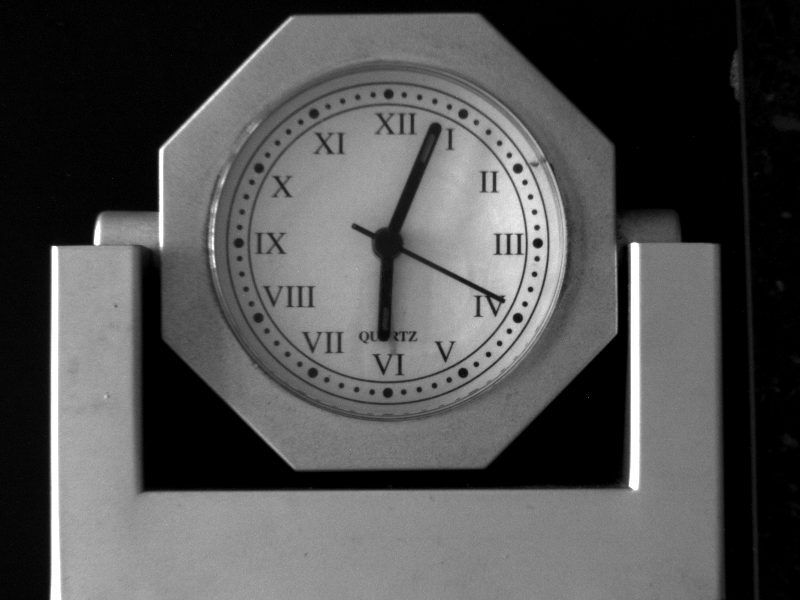
%> input picture Funciones/Imagen00200.BMP, 800 x 600 px
$ octave --eval "result = lineDetector(imread('Imagen00200.BMP'));"   (GNU Octave 9; MATLAB toolbox functions it lacks are replaced by stand-ins)
%> lines starting %> are read from the running program, lines starting %| are printed output that depends on the picture; in (x1, y1, x2, y2) boxes, pixels count from 0 and x2, y2 are one past the last pixel; in counts of white or black regions, pixels touching at a corner belong together; the program's own positions count from 1

% Funcion que calcula la recta del marco apartir de Hough
% (C) 2018

% Salidas:
%   xy      = Par de puntos que conforman la recta

%           xy =   [ x1   y1
%                    x2   y2 ...]

% Entradas:
%   I       = Imagen saturada

function [xy] = lineDetector(I)

    BW = edge(I,'Prewitt');
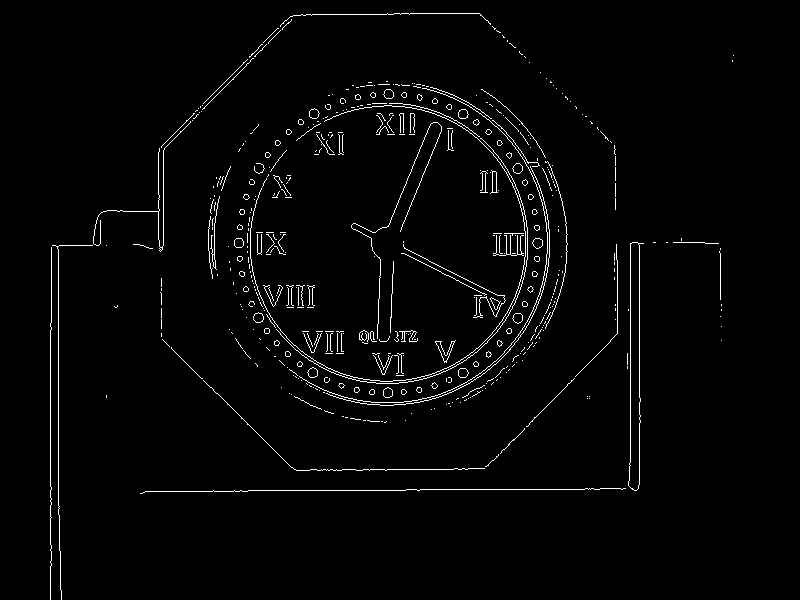
%> BW: size 600x800 logical; 2.2% white in thin lines or dots, all inside (x1, y1, x2, y2) = (50, 13, 734, 600)

    [H,T,R] = hough(BW,'RhoResolution',1,'Theta',-90:0.5:80);
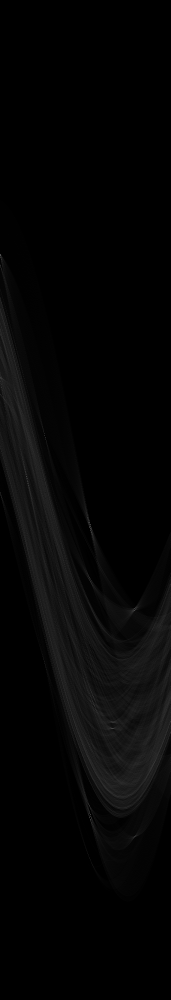
%> H: size 1999x341 double (shown at 1/2 size); min 0, max 265, mean 5.2; drawn with min black and max white
%> T = 341 values from -90 to 80; R = 1999 values from -999 to 999

    %%Para visualizar el espacio de parametro de Hough

    % [7 lines of commented-out code are left out]

    maximos = 8; %%Cantidad de picos a buscar

    P  = houghpeaks(H,maximos,'threshold',ceil(0.09*max(H(:))));
%> P = [1058 181; 1639 181; 511 1; 1221 270; 1674 270; 958 54; 1612 179; 1163 181]

    lines = houghlines(BW,T,R,P,'FillGap',200,'MinLength',50);
%> lines = 8 lines; point1 to point2 (x, y): (178, 136) to (640, 367), (52, 264) to (296, 16), (164, 145) to (164, 492), (465, 490) to (707, 244), (616, 150) to (622, 490), (59, 247) to (59, 515), (640, 244) to (640, 485), (407, 490) to (638, 490)

    xy = [];

    for k = 1:length(lines)
        xy = [xy; lines(k).point1; lines(k).point2];
    end
%> this loop made 8 passes
%> xy on passes 1 to 3: [59 247; 59 515], [59 247; 59 515; 640 244; 640 485], [59 247; 59 515; 640 244; 640 485; 407 490; 638 490]
%> after the loop, xy = 16 rows, first 12: [59 247; 59 515; 640 244; 640 485; 407 490; 638 490; 52 264; 296 16; 465 490; 707 244; 178 136; 640 367]
%> `result = lineDetector(imread('Imagen00200.BMP'));`: result has the same summary as xy in lineDetector

$ run again, on Funciones/Imagen00311.BMP
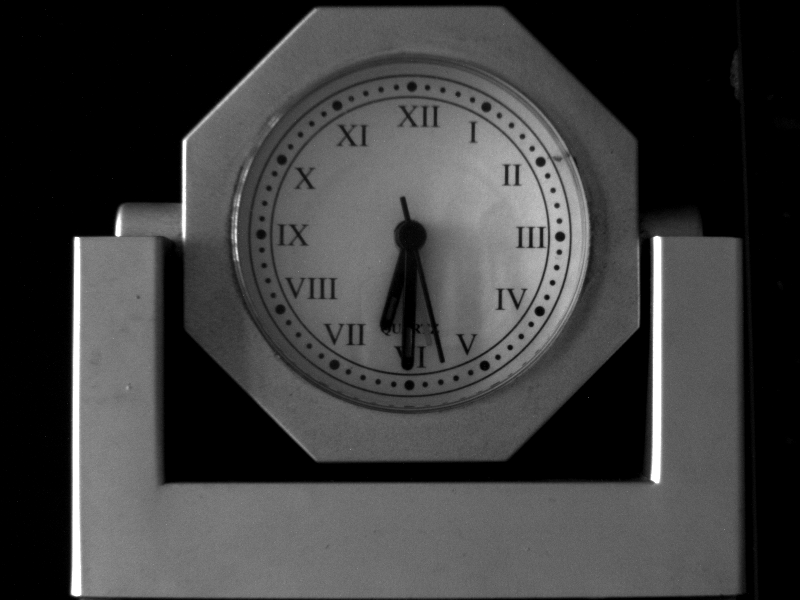
%> input picture Funciones/Imagen00311.BMP, 800 x 600 px
%> in lineDetector, `BW = edge(I,'Prewitt');`:
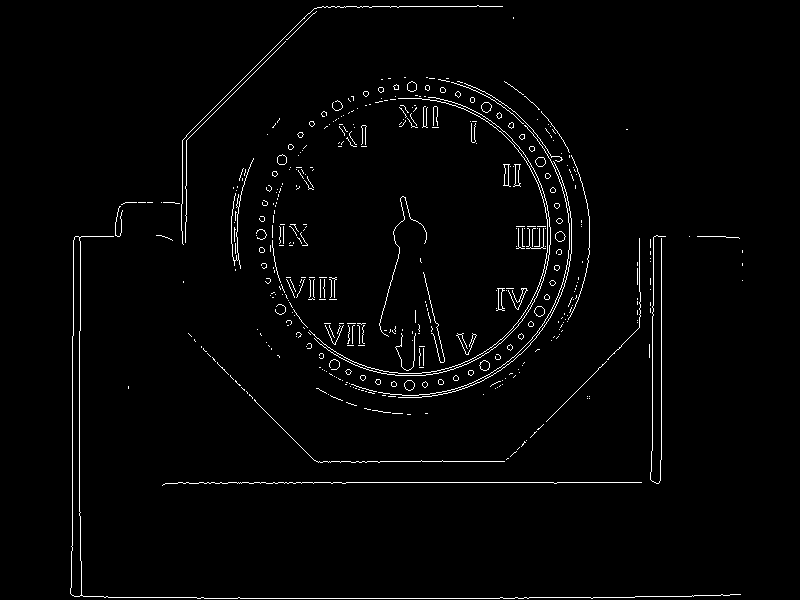
%> BW: size 600x800 logical; 2% white in thin lines or dots, all inside (x1, y1, x2, y2) = (70, 5, 743, 599)
%> in lineDetector, `[H,T,R] = hough(BW,'RhoResolution',1,'Theta',-90:0.5:80);`:
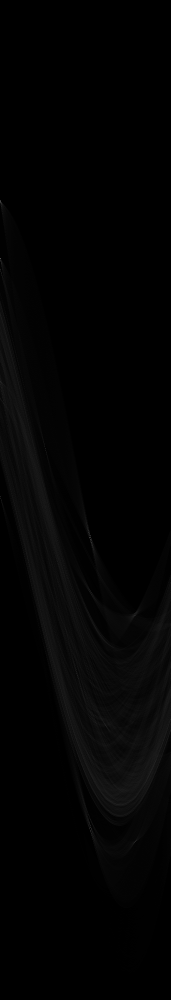
%> H: size 1999x341 double (shown at 1/2 size); min 0, max 404, mean 4.9; drawn with min black and max white
%> T = 341 values from -90 to 80; R = 1999 values from -999 to 999
%> P = [518 1; 402 1; 1661 181; 1072 181; 539 1; 994 1; 1231 271; 897 91]
%> lines = 8 lines; point1 to point2 (x, y): (73, 483) to (660, 483), (91, 237) to (454, 599), (198, 599) to (593, 599), (662, 237) to (662, 597), (74, 254) to (321, 8), (317, 462) to (661, 462), (73, 337) to (73, 596), (323, 7) to (503, 7)
%> the loop in lineDetector, `for k = 1:length(lines)` made 8 passes
%> xy on passes 1 to 3: [73 483; 660 483], [73 483; 660 483; 198 599; 593 599], [73 483; 660 483; 198 599; 593 599; 662 237; 662 597]
%> after the loop in lineDetector, `for k = 1:length(lines)`: xy = 16 rows, first 12: [73 483; 660 483; 198 599; 593 599; 662 237; 662 597; 73 337; 73 596; 317 462; 661 462; 323 7; 503 7]
%> result has the same summary as xy in lineDetector
